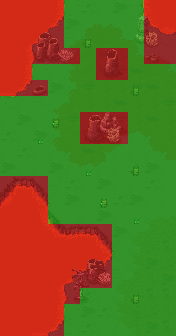

This is a level from a 2D game, rendered from its Tiled map with the project's own tilesets. A one-line summary and the complete map file follow:
An orthogonal 11x21 tile map with 16x16 px tiles, 8 tile layers (Tile Layer 4, Tile Layer 5, Tile Layer 6, Tile Layer 7, ...).

<map version="1.5" tiledversion="2021.02.15" orientation="orthogonal" renderorder="left-down" width="11" height="21" tilewidth="16" tileheight="16" infinite="0" nextlayerid="15" nextobjectid="1">
 <tileset firstgid="1" source="../world_tiles/tileset.tsx" />
 <layer id="10" name="Tile Layer 4" width="11" height="21">
  <data encoding="csv">
12612,12612,12612,12615,12616,12809,12809,12809,12609,12610,12611,
12612,12101,12102,12715,12716,12809,12809,12809,12709,12710,12711,
12612,12201,12202,12815,12816,12816,12809,12809,12809,12810,12811,
12612,12301,12302,12809,12809,12809,12809,12809,12809,12809,12809,
12614,12615,12616,12809,12809,12809,12809,12809,12809,12809,12809,
12714,12715,12716,12809,12809,12809,12809,12809,12809,12809,12809,
12814,12815,12816,12809,12809,12809,12809,12809,12809,12809,12809,
12809,12809,12809,12809,12809,12809,12809,12809,12809,12809,12809,
12809,12809,12809,12809,12809,12809,12809,12809,12809,12809,12809,
12809,12809,12809,12809,12809,12809,12809,12809,12809,12809,12809,
12809,12809,12809,12809,12809,12809,12809,12809,12809,12809,12809,
12110,12114,12115,12116,12809,12809,12809,12809,12809,12809,12809,
12210,12214,12215,12216,12809,12809,12809,12809,12809,12809,12809,
12612,12612,12701,12702,12703,12809,12809,12809,12809,12809,12809,
12612,12612,12801,12802,12803,12114,12115,12116,12809,12809,12809,
12612,12612,12612,12612,12612,12214,12215,12216,12809,12809,12809,
12612,12612,12612,12101,12102,12714,12715,12716,12809,12809,12809,
12612,12612,12612,12201,12202,12814,12815,12816,12809,12809,12809,
12612,12612,12612,12301,12302,12809,12809,12809,12809,12809,12809,
12612,12612,12614,12615,12616,12809,12809,12809,12809,12809,12809,
12612,12612,12714,12715,12716,12809,12809,12809,12809,12809,12809
</data>
 </layer>
 <layer id="11" name="Tile Layer 5" width="11" height="21">
  <data encoding="csv">
0,0,0,0,0,12927,0,12828,0,0,0,
0,0,0,0,12828,12751,12753,12754,12755,0,0,
0,0,0,0,12850,12851,12853,12854,12855,12927,0,
0,0,0,12927,12950,12951,13230,13153,12854,12753,12754,
0,0,0,0,12950,12951,13230,13027,13230,12853,12854,
0,0,0,12828,13050,13027,13153,13153,13027,13230,12953,
0,0,0,12850,12851,13153,13153,13230,13153,13153,13027,
0,12828,0,12950,13027,13153,13027,13027,13153,13230,13153,
12927,0,12828,13050,13051,13230,13153,13154,13253,13151,13153,
0,12927,0,13150,13151,13230,13154,13155,0,13150,13151,
12828,0,0,12828,13251,13253,13254,13255,12927,12828,0,
0,0,0,0,12927,0,12828,0,0,12927,0,
0,0,0,0,12828,0,0,12927,12828,0,0,
0,0,0,0,0,0,12828,0,13350,13351,13352,
0,0,0,0,0,0,0,12828,13450,13451,13452,
0,0,0,0,0,0,0,0,13550,13551,13629,
0,0,0,0,0,0,0,0,13650,13528,13652,
0,0,0,0,0,0,0,13450,13451,13653,13528,
0,0,0,0,0,12927,0,13550,13551,13629,13629,
0,0,0,0,0,12828,12927,13650,13651,13652,13653,
0,0,0,0,0,12927,0,13750,13751,13528,13629
</data>
 </layer>
 <layer id="12" name="Tile Layer 6" width="11" height="21">
  <data encoding="csv">
0,0,0,0,0,0,0,0,0,0,0,
0,0,0,0,0,0,0,0,0,0,0,
0,0,0,0,0,0,0,0,0,0,0,
0,0,0,0,0,0,12170,12171,0,0,0,
0,0,0,0,0,0,12270,12271,0,0,0,
0,0,0,0,0,0,0,0,0,0,0,
0,0,0,0,0,0,0,0,0,0,0,
0,0,0,0,0,12159,12160,0,0,0,0,
0,0,0,0,0,12259,12260,0,0,0,0,
0,0,0,0,0,0,0,0,0,0,0,
0,0,0,0,0,0,0,0,0,0,0,
0,0,0,0,0,0,0,0,0,0,0,
0,0,0,0,0,0,0,0,0,0,0,
0,0,0,0,0,0,0,0,0,0,0,
0,0,0,0,0,0,0,0,0,0,0,
0,0,0,0,0,0,0,0,0,0,0,
0,0,0,0,0,12359,12360,0,0,0,0,
0,0,0,0,0,12459,12460,0,0,0,0,
0,0,0,0,0,0,0,0,0,0,0,
0,0,0,0,0,0,0,0,0,0,0,
0,0,0,0,0,0,0,0,0,0,0
</data>
 </layer>
 <layer id="13" name="Tile Layer 7" width="11" height="21">
  <data encoding="csv">
0,0,0,0,0,0,0,0,0,0,0,
0,0,0,0,0,0,0,0,12468,12469,0,
0,0,12172,12173,0,0,0,0,12568,12569,0,
0,0,12272,12273,0,0,0,0,0,0,0,
0,0,0,0,0,0,0,0,0,0,0,
0,0,0,0,0,0,0,0,0,0,0,
0,0,0,0,0,0,0,0,0,0,0,
0,0,0,0,0,0,12364,12365,0,0,0,
0,0,0,0,0,0,12464,12465,0,0,0,
0,0,0,0,0,0,0,0,0,0,0,
0,0,0,0,0,0,0,0,0,0,0,
0,0,0,0,0,0,0,0,0,0,0,
0,0,0,0,0,0,0,0,0,0,0,
0,0,0,0,0,0,0,0,0,0,0,
0,0,0,0,0,0,0,0,0,0,0,
0,0,0,0,0,0,0,0,0,0,0,
0,0,0,0,12863,12864,0,0,0,0,0,
0,0,0,0,12963,12964,0,0,0,0,0,
0,0,0,0,13063,13064,0,0,0,0,0,
0,0,0,0,0,0,0,0,0,0,0,
0,0,0,0,0,0,0,0,0,0,0
</data>
 </layer>
 <layer id="14" name="Tile Layer 8" width="11" height="21">
  <data encoding="csv">
0,0,0,0,0,0,0,0,0,0,0,
0,0,0,0,0,0,0,0,0,0,0,
0,0,0,0,0,0,0,0,0,13561,0,
0,0,0,13464,13465,0,0,0,0,0,0,
0,0,0,0,0,0,0,0,0,0,0,
0,0,0,0,0,0,0,0,0,0,0,
0,0,0,0,0,0,0,0,0,0,0,
0,0,0,0,0,0,0,0,0,0,0,
0,0,0,0,0,0,13568,13569,0,0,0,
0,0,0,0,0,0,0,0,0,0,0,
0,0,0,0,0,0,0,0,0,0,0,
0,0,0,0,0,0,0,0,0,0,0,
0,0,0,0,0,0,0,0,0,0,0,
0,0,0,0,0,0,0,0,0,0,0,
0,0,0,0,0,0,0,0,0,0,0,
0,0,0,0,0,0,0,0,0,0,0,
0,0,0,0,0,0,0,0,0,0,0,
0,0,0,0,0,0,13460,0,0,0,0,
0,0,0,0,0,0,0,0,0,0,0,
0,0,0,0,0,0,0,0,0,0,0,
0,0,0,0,0,0,0,0,0,0,0
</data>
 </layer>
 <layer id="7" name="anim" width="11" height="21">
  <data encoding="csv">
0,0,0,0,0,0,0,0,0,0,0,
0,0,0,0,0,0,0,0,0,0,0,
0,0,0,0,0,0,0,0,0,0,0,
0,0,0,0,0,0,0,0,0,15429,0,
0,0,0,0,0,0,0,0,0,0,0,
0,0,15628,0,0,0,0,0,0,0,0,
0,0,0,0,0,0,0,0,0,0,0,
0,0,0,0,0,0,0,0,0,0,0,
0,0,0,0,0,0,0,0,0,0,0,
0,0,0,0,0,0,0,0,0,0,0,
0,0,0,0,0,0,0,0,0,0,0,
0,0,0,0,0,0,0,0,0,0,0,
0,0,0,0,0,0,0,0,0,0,0,
0,0,0,0,0,0,0,0,0,0,0,
0,0,0,0,0,0,0,0,0,0,0,
0,0,0,0,0,0,0,0,0,0,0,
0,0,0,0,0,0,0,0,0,0,0,
0,0,0,0,0,0,0,0,0,0,0,
0,0,0,0,0,0,0,0,0,0,0,
0,0,0,0,0,0,0,0,0,0,0,
0,0,0,0,0,0,0,0,0,0,0
</data>
 </layer>
 <layer id="8" name="characters" width="11" height="21">
  <data encoding="csv">
0,0,0,0,0,0,0,0,0,0,0,
0,0,0,0,0,0,0,0,0,0,0,
0,0,0,0,0,15606,0,0,0,0,0,
0,0,0,0,0,0,0,0,0,0,0,
0,0,0,0,0,0,0,0,0,0,0,
0,0,0,0,0,0,0,0,15606,0,0,
0,0,0,0,0,0,0,0,0,0,0,
0,0,0,15706,0,0,0,0,0,0,0,
0,0,15507,0,0,0,0,0,0,0,0,
0,0,0,0,0,0,0,0,0,0,0,
0,0,0,0,0,15507,0,0,15606,0,0,
0,0,0,0,0,0,0,0,0,0,0,
0,0,0,0,0,0,15706,0,0,0,0,
0,0,0,0,0,0,0,0,15507,0,0,
0,0,0,0,0,0,0,0,0,0,0,
0,0,0,0,0,0,0,0,0,0,0,
0,0,0,0,0,0,0,0,0,0,0,
0,0,0,0,0,0,0,0,0,0,0,
0,0,0,0,0,0,0,0,15606,0,0,
0,0,0,0,0,0,0,0,0,0,0,
0,0,0,0,0,0,0,0,0,0,0
</data>
 </layer>
 <layer id="9" name="walkable" width="11" height="21">
  <data encoding="csv">
15437,15437,15437,15437,15537,15537,15537,15537,15537,15437,15437,
15437,15437,15437,15437,15537,15537,15537,15537,15537,15437,15437,
15437,15437,15437,15437,15537,15537,15537,15537,15537,15437,15437,
15437,15437,15437,15437,15437,15537,15437,15437,15537,15437,15437,
15437,15437,15537,15537,15537,15537,15437,15437,15537,15537,15537,
15437,15437,15437,15537,15537,15537,15537,15537,15537,15537,15537,
15537,15537,15537,15537,15537,15537,15537,15537,15537,15537,15537,
15537,15537,15537,15537,15537,15437,15437,15437,15537,15537,15537,
15537,15537,15537,15537,15537,15437,15437,15437,15537,15537,15537,
15537,15537,15537,15537,15537,15537,15537,15537,15537,15537,15537,
15537,15537,15537,15537,15537,15537,15537,15537,15537,15537,15537,
15437,15437,15437,15537,15537,15537,15537,15537,15537,15537,15537,
15437,15437,15437,15537,15537,15537,15537,15537,15537,15537,15537,
15437,15437,15437,15537,15537,15537,15537,15537,15537,15537,15537,
15437,15437,15437,15437,15437,15437,15437,15537,15537,15537,15537,
15437,15437,15437,15437,15437,15437,15437,15537,15537,15537,15537,
15437,15437,15437,15437,15437,15437,15437,15537,15537,15537,15537,
15437,15437,15437,15437,15437,15437,15437,15537,15537,15537,15537,
15437,15437,15437,15437,15437,15537,15537,15537,15537,15537,15537,
15437,15437,15437,15437,15537,15537,15537,15537,15537,15537,15537,
15437,15437,15437,15437,15537,15537,15537,15537,15537,15537,15537
</data>
 </layer>
</map>
